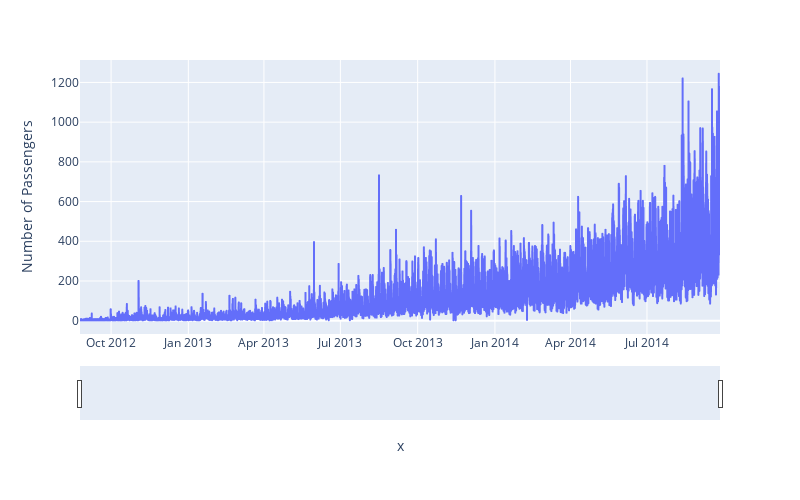

Notebook code for this chart:
### Markdown cell above
### 7.2.2 Visualizing the time series using Plotly

### Code cell
fig = px.line(x = jetrail.index,
        y = jetrail['Count'],
        labels= {'y': 'Number of Passengers'},
        width = 800, height= 500)

fig.update_xaxes(rangeslider_visible = True)
fig.show()

### Figure 1 — Plotly figure (JSON) as saved in the notebook; plotly's stock layout.template omitted (floating-point values rounded to 4 significant figures; data arrays with more than 128 entries replaced by an {"elided": "..."} marker saying what was removed)
{"data": [{"hovertemplate": "x=%{x}<br>Number of Passengers=%{y}<extra></extra>", "legendgroup": "", "line": {"color": "#636efa", "dash": "solid"}, "marker": {"symbol": "circle"}, "mode": "lines", "name": "", "showlegend": false, "type": "scattergl", "x": {"elided": "18288 str values"}, "xaxis": "x", "y": {"elided": "18288 int values"}, "yaxis": "y"}], "layout": {"height": 500, "legend": {"tracegroupgap": 0}, "margin": {"t": 60}, "width": 800, "xaxis": {"anchor": "y", "domain": [0, 1], "rangeslider": {"visible": true}, "title": {"text": "x"}}, "yaxis": {"anchor": "x", "domain": [0, 1], "title": {"text": "Number of Passengers"}}}}
